Frame 1 (no input): blank canvas, image omitted
Frame 60 (the mouse pressed at the canvas centre just before this capture): blank canvas, image omitted
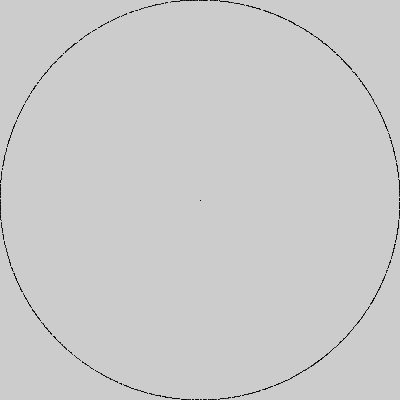
Frame 120 (the mouse held since frame 60 and released just before this capture)

The Processing sketch whose frames 1 and 60 were blank and that drew this single picture after the mouse press (run headless with seeded random() and noise(); from frame 60 on, the mouse is pressed at the canvas centre):

// Processing sketch: zero_one_5_trig_disc
// ── zero_one_5_trig_disc.pde
void setup() {
  size(400,400);
}


void draw() {
  int turn_by_round = 50;
  for(int i = 0 ; i < turn_by_round ; i++) {
    trigart();
  } 
}

void trigart() {
  push();
  float dir = random(-PI,PI);
  // normalise
  float radius = mouseX;
  float x = sin(dir) *radius;
  float y = cos(dir) *radius;
  // translate
  translate(width/2,height/2);
  point(x,y);
  pop();
}
